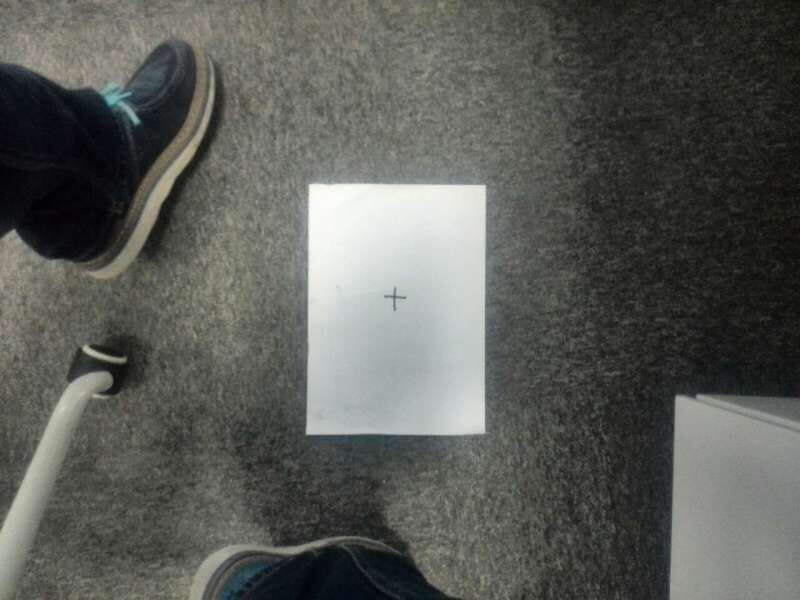
%> input picture imag/1.jpg, 800 x 600 px
$ octave compute_flow.m   (GNU Octave 9; MATLAB toolbox functions it lacks are replaced by stand-ins)
%> lines starting %> are read from the running program, lines starting %| are printed output that depends on the picture
% 获取图像信息
% 获取最中间的64*64
imag_width = 64;
imag_heigh = 64;

FLOW_FEATURE_THRESHOLD = 30; %原值为30
FLOW_VALUE_THRESHOLD =5000; %原值为5000

imag1=imread('./imag/1.jpg');
%> imag1 is the input picture: size 600x800x3 uint8; mean R, G, B 89.9, 91.8, 86.9
%R_imag1 = imag1(:,:,1);
%G_imag1 = imag1(:,:,2);
%B_imag1 = imag1(:,:,3);
gray_imag1=rgb2gray(imag1);
[row_imag1,col_imag1]= size(gray_imag1);
%> row_imag1 = 600; col_imag1 = 800
imag1_cut = imcrop(gray_imag1,[(col_imag1-imag_heigh)/2 (row_imag1-imag_width)/2 imag_heigh-1 imag_width-1]);
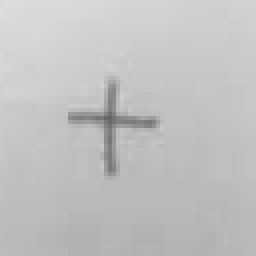
%> imag1_cut: size 64x64 uint8 (shown 4 times larger); min 101, max 222, mean 193.4

imag2=imread('./imag/2.jpg');
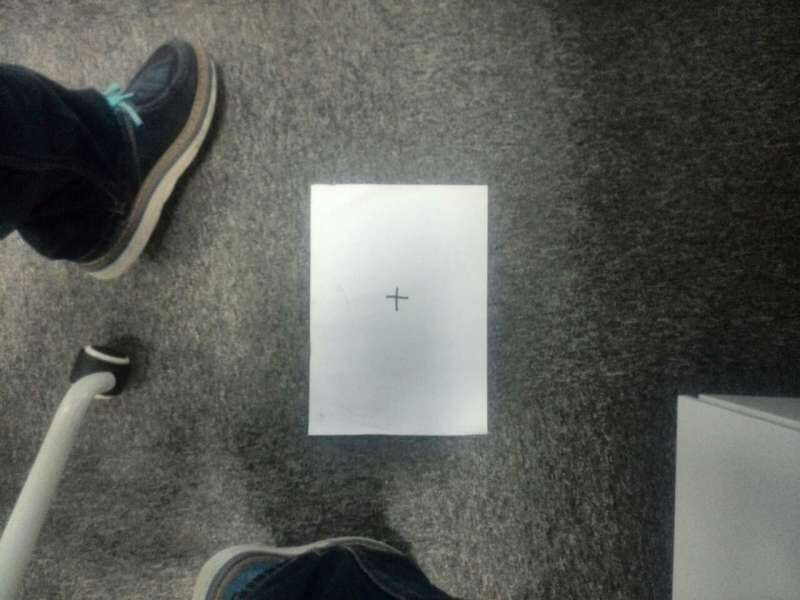
%> input picture imag/2.jpg, 800 x 600 px
%> imag2 is the input picture: size 600x800x3 uint8; mean R, G, B 90.5, 92.5, 87.6
%R_imag2 = imag2(:,:,1);
%G_imag2 = imag2(:,:,2);
%B_imag2 = imag2(:,:,3);
gray_imag2=rgb2gray(imag2);
[row_imag2,col_imag2]= size(gray_imag2);
%> row_imag2 = 600; col_imag2 = 800
imag2_cut = imcrop(gray_imag2,[(col_imag1-imag_heigh)/2 (row_imag1-imag_width)/2 imag_heigh-1 imag_width-1]);
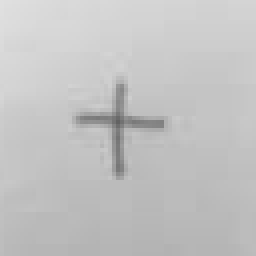
%> imag2_cut: size 64x64 uint8 (shown 4 times larger); min 98, max 224, mean 194.8

figure(1);
subplot(2,2,1);
imagesc(gray_imag1);
colormap(gray);
title('光流图像第一帧');
rectangle('Position',[(col_imag1-imag_heigh)/2 (row_imag1-imag_width)/2 imag_heigh imag_width],'edgecolor','r');

subplot(2,2,2);
imagesc(gray_imag2);
colormap(gray);
title('光流图像第二帧');
rectangle('Position',[(col_imag2-imag_heigh)/2 (row_imag2-imag_width)/2 imag_heigh imag_width],'edgecolor','r');

subplot(2,2,3);
imagesc(imag1_cut);
colormap(gray);
title('光流图像第一帧裁剪后');

subplot(2,2,4);
imagesc(imag2_cut);
colormap(gray);
title('光流图像第二帧裁剪后');
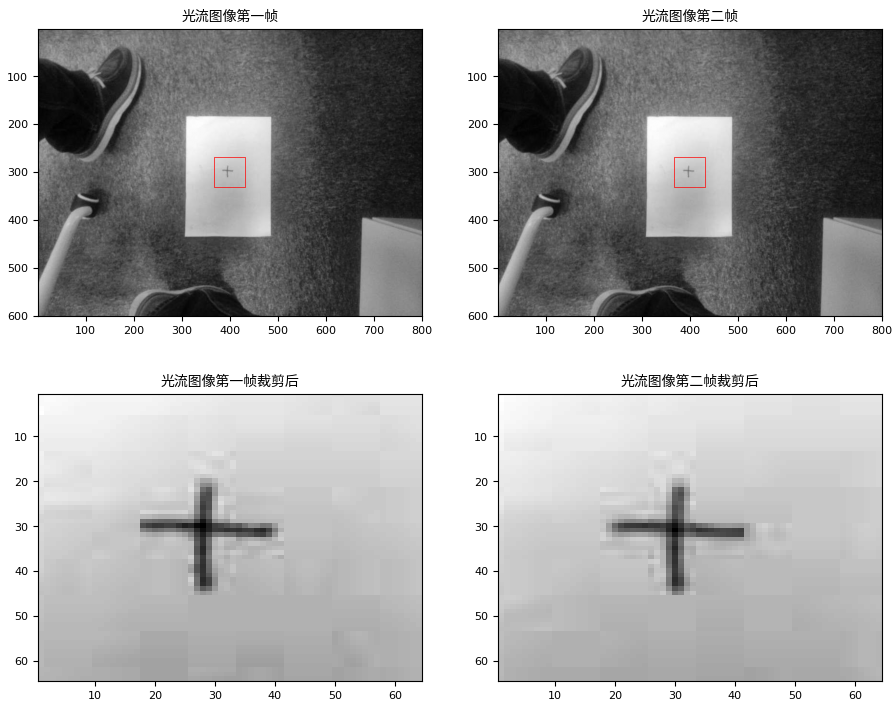
%> figure redrawn from the program's plot data, 4 panels


%% 切割成5*5个 8*8的块 第二幅图以[-4,4]的81个方框对比
winmin = -4;
winmax = 4;
win_width = 8;
win_heigh = 8;
Num_blocks = 5;


pixLo = winmax + 1;
pixHi = imag_heigh -(winmax + 1)- win_heigh;

pixStep = floor((pixHi - pixLo)/Num_blocks) +1;
figure(2);
subplot(1,2,1);

imagesc(imag1_cut);
colormap(gray);
title('第一帧边缘检测');
%通过的block计数器
block_pass=[]; % 1~15, pass 对应位置0，不pass置1；
block_temp1=[]; % 为了方便写程序 区别于C语言的串行算法，这里多占用些存储资源 方便计算
block_cnt =1;
for j = pixLo+1 : pixStep :pixHi   %% 特别说明，算法考虑 *base1 = image1 + j * (uint16_t) global_data.param[PARAM_IMAGE_WIDTH] + i;  行其实多算一行
    for i = pixLo : pixStep :pixHi

      %取出block标红线
      block_imag1 = imcrop(imag1_cut,[i j win_heigh-1 win_width-1]);
      rectangle('Position',[i j win_heigh win_width],'edgecolor','r');
      block_temp1(:,:,block_cnt) = block_imag1;
      block_cnt = block_cnt +1;

      %取出block中心的4*4 计算diff 标蓝绿线  通过为蓝 不过为绿
      block_4_4 = imcrop(imag1_cut,[i+2 j+2 4 4]);
      block_4_4 = int16(block_4_4);

        % block_diff = sum(sum(abs(diff(block_4_4))));%% 这个函数可能呢有点问题  只求了 row 的没有求col
        % 修改为以下
      block_diff = sum(sum(abs(diff(block_4_4)))) + sum(sum(abs(diff(block_4_4'))));
      if block_diff > FLOW_FEATURE_THRESHOLD
        block_pass=[block_pass 1];
        text(i+2,j+2+1,num2str(block_diff),'color',[0 0.5 1]);
        rectangle('Position',[i+2 j+2 4 4],'edgecolor',[0 0.5 1]);
      else
        block_pass=[block_pass 0];
        text(i+2,j+2+1,num2str(block_diff),'color','g');
        rectangle('Position',[i+2 j+2 4 4],'edgecolor','g');
      end
    end
end
%> after the loop, block_cnt = 26; block_pass = 25 values, max 1 at index 8, min 0 at index 1, mean 0.2
block_temp1 = uint8( block_temp1); %double 变回uint8

%第二张图与第一张图对比  本来在一个打循环中，为了方便画图放入2个循环
block_cnt =1;
figure(2);
subplot(1,2,2);

imagesc(imag2_cut);
colormap(gray);
title('第二帧block匹配');
block_dists =[];
dist_x=[];
dist_y=[];
mean_cnt=0;
acc_sum=[];
subdirs =[];

mindir=0;
for j = pixLo+1 : pixStep :pixHi
    for i = pixLo : pixStep :pixHi
        %图2 对应的num的block
        if block_pass(block_cnt) == 1

            block_imag1 = imcrop(imag1_cut,[i j win_heigh-1 win_width-1]);
            rectangle('Position',[i j win_heigh win_width],'edgecolor','r');    %标出初始位置

            block_imag1_temp = int16(block_imag1); %防止uint8  6-8=0；
            dist=4294967295;% 0xffffffff 设一个很大的数做初值  找到比较小的数

            %81次搜索
            for jj = winmin : winmax
              for ii = winmin :winmax
                block_imag2 = imcrop(imag2_cut,[i+ii j+jj win_heigh-1 win_width-1]);
                block_imag2_temp = int16(block_imag2);
                dist_temp = sum(sum(abs(block_imag2_temp - block_imag1_temp)));

                %如果距离更小则保存
                if(dist_temp<dist)
                    dist_x_temp = ii;
                    dist_y_temp = jj;
                    dist = dist_temp;
                end

              end
            end
            %判断是否超出阈值 差异过大
            if dist < FLOW_VALUE_THRESHOLD


                %加入0.5像素修正 对匹配的这两个8*8 求每个像素的SAD
                %对imag)cut2 8*8的每个点求
                %        * the 8 s values are from following positions for each pixel (X):
                % 		 *  + - + - + - +
                % 		 *  +   5   7   +
                % 		 *  + - + 6 + - +
                % 		 *  +   4 X 0 m0+
                % 		 *  + - + 2 + - +
                % 		 *  +   3   1   +
                % 		 *  + - + - + - +
                %取出对应的8个矩阵 用于计算
                acc = zeros(1,8);  %八个方向
                block_imag2_temp= uint16(imcrop(imag2_cut,[i+dist_x_temp  j+dist_y_temp    win_heigh-1 win_width-1]));
                block_imag1_temp= uint16(imcrop(imag1_cut,[i  j  win_heigh-1 win_width-1]));
                m0 = uint16(imcrop(imag2_cut,[i+dist_x_temp+1  j+dist_y_temp    win_heigh-1 win_width-1]));
                m1 = uint16(imcrop(imag2_cut,[i+dist_x_temp+1  j+dist_y_temp+1  win_heigh-1 win_width-1]));
                m2 = uint16(imcrop(imag2_cut,[i+dist_x_temp    j+dist_y_temp+1  win_heigh-1 win_width-1]));
                m3 = uint16(imcrop(imag2_cut,[i+dist_x_temp-1  j+dist_y_temp+1  win_heigh-1 win_width-1]));
                m4 = uint16(imcrop(imag2_cut,[i+dist_x_temp-1  j+dist_y_temp    win_heigh-1 win_width-1]));
                m5 = uint16(imcrop(imag2_cut,[i+dist_x_temp-1  j+dist_y_temp-1  win_heigh-1 win_width-1]));
                m6 = uint16(imcrop(imag2_cut,[i+dist_x_temp    j+dist_y_temp-1  win_heigh-1 win_width-1]));
                m7 = uint16(imcrop(imag2_cut,[i+dist_x_temp+1  j+dist_y_temp-1  win_heigh-1 win_width-1]));

                s0 = (block_imag2_temp + m0 )/2;
                s1 = (m2 + m0 )/2;
                s2 = (block_imag2_temp + m2 )/2;
                s3 = (m2 + m3 )/2;
                s4 = (block_imag2_temp + m4 )/2;
                s5 = (m5 + m6 )/2;
                s6 = (block_imag2_temp + m6 )/2;
                s7 = (m6 + m7 )/2;
                t1 = (s0 + s1)/2;
                t3 = (s3 + s4)/2;
                t5 = (s4 + s5)/2;
                t7 = (s7 + s0)/2;

                acc(1,1) = sum(sum(abs(block_imag1_temp - s0)));
                acc(1,2) = sum(sum(abs(block_imag1_temp - t1)));
                acc(1,3) = sum(sum(abs(block_imag1_temp - s2)));
                acc(1,4) = sum(sum(abs(block_imag1_temp - t3)));
                acc(1,5) = sum(sum(abs(block_imag1_temp - s4)));
                acc(1,6) = sum(sum(abs(block_imag1_temp - t5)));
                acc(1,7) = sum(sum(abs(block_imag1_temp - s6)));
                acc(1,8) = sum(sum(abs(block_imag1_temp - t7)));

                [mindist mindir] = min(acc);
                if  (mindir == 0 || mindir == 1 || mindir == 7) dist_x_temp = dist_x_temp + 0.5;end
                if  (mindir == 3 || mindir == 4 || mindir == 5) dist_x_temp = dist_x_temp - 0.5;end
                if  (mindir == 5 || mindir == 6 || mindir == 7) dist_y_temp = dist_y_temp - 0.5;end
                if  (mindir == 2 || mindir == 2 || mindir == 3) dist_y_temp = dist_y_temp + 0.5;end
                dist_x = [dist_x dist_x_temp];
                dist_y = [dist_y dist_y_temp];
                mean_cnt = mean_cnt+1;
                rectangle('Position',[i+dist_x_temp j+dist_y_temp win_heigh win_width],'edgecolor',[1 1 0]);    %标出匹配位置
                text(i+dist_x_temp,j+dist_y_temp+1,num2str(dist),'color',[1 1 0]);
                text(i,j+1,['(',num2str(dist_x_temp),',',num2str(dist_y_temp),')'],'color','r');

            else
                rectangle('Position',[i+dist_x_temp j+dist_y_temp win_heigh win_width],'edgecolor','g');    %标出匹配但超越阈值位置
                text(i+dist_x_temp,j+dist_y_temp+1,num2str(dist),'color','g');
                text(i,j+1,['(',num2str(dist_x_temp),',',num2str(dist_y_temp),')'],'color','r');
            end

        end
       block_cnt = block_cnt +1;
    end
end
%> after the loop, acc = [230 222 82 278 283 259 80 234]; block_imag1 = [192 188 141 120 154 190 193 190; 192 198 149 127 158 188 188 183; 187 193 148 125 152 185 191 187; 187 178 140 123 150 181 188 188; 187 175 140 124 148 177 185 188; 187 190 150 125 142 172 185 186; 187 199 154 120 133 167 187 187; 187 193 153 122 133 167 188 189]; block_imag1_temp has the same summary as block_imag1; block_imag2 = [159 126 146 183 190 188 188 188; 161 124 140 179 192 187 187 188; 157 119 132 172 188 186 186 187; 156 121 131 168 183 186 186 186; 168 139 147 176 186 185 185 186; 183 159 165 187 193 185 185 185; 187 187 187 187 187 187 187 187; 187 187 187 187 187 186 186 186]; block_imag2_temp = [197 188 147 120 151 186 182 193; 193 188 149 123 156 190 186 188; 200 188 149 122 151 186 187 188; 195 189 153 124 149 185 187 188; 194 193 159 126 146 183 190 188; 196 196 161 124 140 179 192 187; 195 192 157 119 132 172 188 186; 190 186 156 121 131 168 183 186]; dist = 281; dist_temp = 1516; dist_x = [2.5 1.5 1.5 2 2.5]; dist_x_temp = 2.5; dist_y = [-0.5 0 0.5 0.5 -0.5]; dist_y_temp = -0.5; m0 = [188 147 120 151 186 182 193 192; 188 149 123 156 190 186 188 188; 188 149 122 151 186 187 188 189; 189 153 124 149 185 187 188 188; 193 159 126 146 183 190 188 188; 196 161 124 140 179 192 187 187; 192 157 119 132 172 188 186 186; 186 156 121 131 168 183 186 186]; m1 = [188 149 123 156 190 186 188 188; 188 149 122 151 186 187 188 189; 189 153 124 149 185 187 188 188; 193 159 126 146 183 190 188 188; 196 161 124 140 179 192 187 187; 192 157 119 132 172 188 186 186; 186 156 121 131 168 183 186 186; 189 168 139 147 176 186 185 185]; m2 = [193 188 149 123 156 190 186 188; 200 188 149 122 151 186 187 188; 195 189 153 124 149 185 187 188; 194 193 159 126 146 183 190 188; 196 196 161 124 140 179 192 187; 195 192 157 119 132 172 188 186; 190 186 156 121 131 168 183 186; 188 189 168 139 147 176 186 185]; m3 = [182 193 188 149 123 156 190 186; 198 200 188 149 122 151 186 187; 189 195 189 153 124 149 185 187; 184 194 193 159 126 146 183 190; 187 196 196 161 124 140 179 192; 191 195 192 157 119 132 172 188; 191 190 186 156 121 131 168 183; 190 188 189 168 139 147 176 186]; m4 = [189 197 188 147 120 151 186 182; 182 193 188 149 123 156 190 186; 198 200 188 149 122 151 186 187; 189 195 189 153 124 149 185 187; 184 194 193 159 126 146 183 190; 187 196 196 161 124 140 179 192; 191 195 192 157 119 132 172 188; 191 190 186 156 121 131 168 183]; m5 = [190 193 182 142 116 147 182 181; 189 197 188 147 120 151 186 182; 182 193 188 149 123 156 190 186; 198 200 188 149 122 151 186 187; 189 195 189 153 124 149 185 187; 184 194 193 159 126 146 183 190; 187 196 196 161 124 140 179 192; 191 195 192 157 119 132 172 188]; m6 = [193 182 142 116 147 182 181 191; 197 188 147 120 151 186 182 193; 193 188 149 123 156 190 186 188; 200 188 149 122 151 186 187 188; 195 189 153 124 149 185 187 188; 194 193 159 126 146 183 190 188; 196 196 161 124 140 179 192 187; 195 192 157 119 132 172 188 186]; m7 = [182 142 116 147 182 181 191 190; 188 147 120 151 186 182 193 192; 188 149 123 156 190 186 188 188; 188 149 122 151 186 187 188 189; 189 153 124 149 185 187 188 188; 193 159 126 146 183 190 188 188; 196 161 124 140 179 192 187 187; 192 157 119 132 172 188 186 186]; mean_cnt = 5; mindir = 7; mindist = 80; s0 = [193 168 134 136 169 184 188 193; 191 169 136 140 173 188 187 188; 194 169 136 137 169 187 188 189; 192 171 139 137 167 186 188 188; 194 176 143 136 165 187 189 188; 196 179 143 132 160 186 190 187; 194 175 138 126 152 180 187 186; 188 171 139 126 150 176 185 186]


flow_x = floor(sum(dist_x)/mean_cnt);
%> flow_x = 2
flow_y = floor(sum(dist_y)/mean_cnt);
%> flow_y = 0

if  mean_cnt > 10

    text(1,1,['(',num2str(flow_x),',',num2str(flow_y),')'],'color','r');
else
    text(1,1,['(',num2str(flow_x),',',num2str(flow_y),')'],'color','g');


end

flow_x = sum(dist_x)/mean_cnt;
flow_y = sum(dist_y)/mean_cnt;
if  mean_cnt > 10

    text(imag_width-10,1,['(',num2str(flow_x),',',num2str(flow_y),')'],'color','r');
else
    text(imag_width-10,1,['(',num2str(flow_x),',',num2str(flow_y),')'],'color','g');
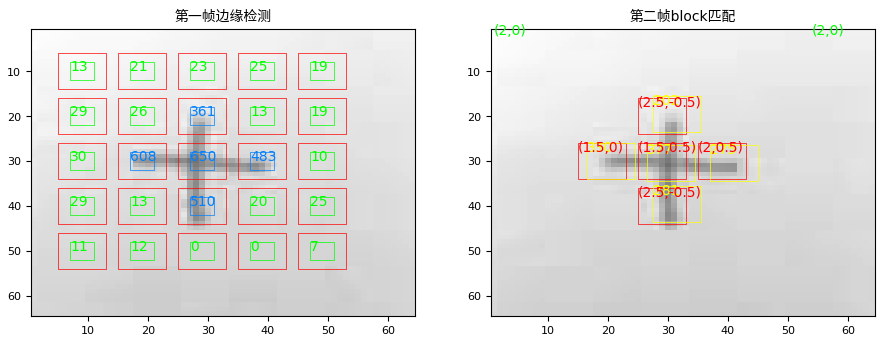
%> figure redrawn from the program's plot data, 2 panels


end
